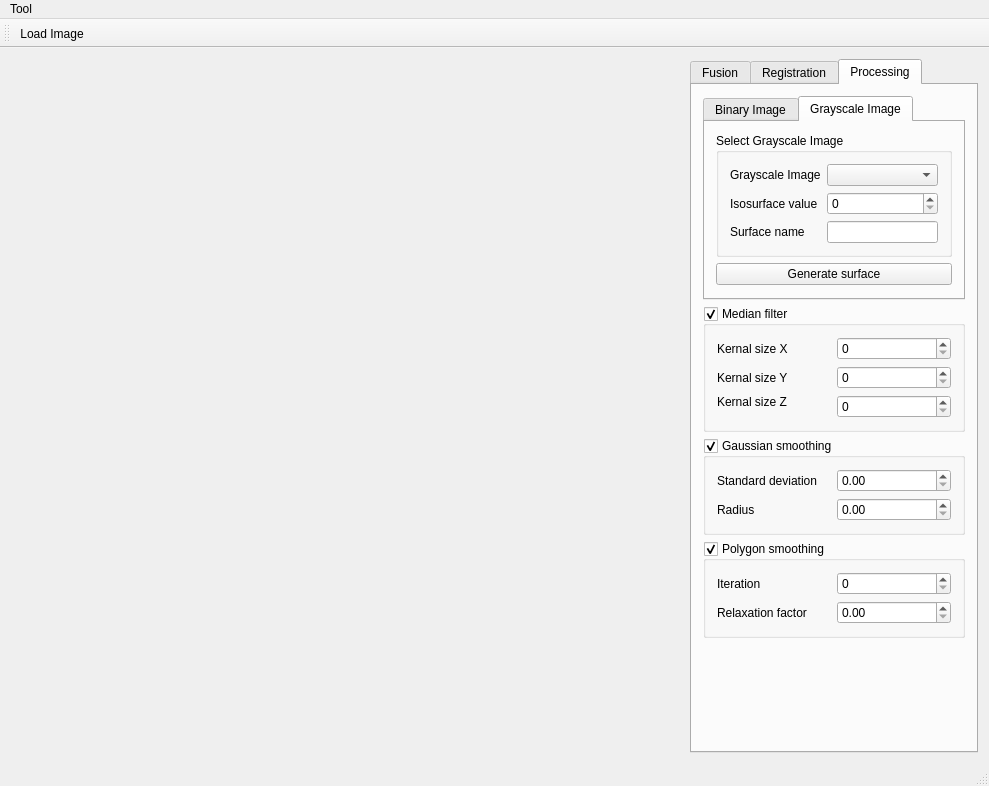
<?xml version="1.0" encoding="UTF-8"?>
<ui version="4.0">
 <class>MainWindow</class>
 <widget class="QMainWindow" name="MainWindow">
  <property name="geometry">
   <rect>
    <x>0</x>
    <y>0</y>
    <width>989</width>
    <height>786</height>
   </rect>
  </property>
  <property name="windowTitle">
   <string>MainWindow</string>
  </property>
  <widget class="QWidget" name="centralWidget">
   <property name="sizePolicy">
    <sizepolicy hsizetype="Expanding" vsizetype="Expanding">
     <horstretch>0</horstretch>
     <verstretch>0</verstretch>
    </sizepolicy>
   </property>
   <layout class="QGridLayout" name="gridLayout">
    <item row="0" column="2" rowspan="2">
     <widget class="QTabWidget" name="tabWidget">
      <property name="enabled">
       <bool>true</bool>
      </property>
      <property name="sizePolicy">
       <sizepolicy hsizetype="Fixed" vsizetype="Expanding">
        <horstretch>0</horstretch>
        <verstretch>0</verstretch>
       </sizepolicy>
      </property>
      <property name="currentIndex">
       <number>2</number>
      </property>
      <widget class="QWidget" name="tab_fusion">
       <attribute name="title">
        <string>Fusion</string>
       </attribute>
       <layout class="QVBoxLayout" name="verticalLayout_2">
        <item>
         <widget class="QGroupBox" name="groupBox_3">
          <property name="sizePolicy">
           <sizepolicy hsizetype="Preferred" vsizetype="Fixed">
            <horstretch>0</horstretch>
            <verstretch>0</verstretch>
           </sizepolicy>
          </property>
          <property name="title">
           <string>Algorithm Parameters</string>
          </property>
          <layout class="QGridLayout" name="gridLayout_4">
           <item row="0" column="0">
            <widget class="QLabel" name="label_8">
             <property name="text">
              <string>Iterations</string>
             </property>
            </widget>
           </item>
           <item row="0" column="1">
            <widget class="QSpinBox" name="in_algo_0_iterations"/>
           </item>
           <item row="1" column="0">
            <widget class="QLabel" name="label_9">
             <property name="text">
              <string>Maximum step length</string>
             </property>
            </widget>
           </item>
           <item row="1" column="1">
            <widget class="QDoubleSpinBox" name="in_algo_1_max_step"/>
           </item>
           <item row="2" column="0">
            <widget class="QLabel" name="label_10">
             <property name="text">
              <string>Minimum step length</string>
             </property>
            </widget>
           </item>
           <item row="2" column="1">
            <widget class="QDoubleSpinBox" name="in_algo_2_min_step"/>
           </item>
           <item row="3" column="0">
            <widget class="QLabel" name="label_11">
             <property name="text">
              <string>Relaxation factor</string>
             </property>
            </widget>
           </item>
           <item row="3" column="1">
            <widget class="QDoubleSpinBox" name="in_algo_3_relax_factor"/>
           </item>
           <item row="4" column="0">
            <widget class="QLabel" name="label_12">
             <property name="text">
              <string>Number of samples</string>
             </property>
            </widget>
           </item>
           <item row="4" column="1">
            <widget class="QSpinBox" name="in_algo_4_sample_nums"/>
           </item>
           <item row="5" column="0">
            <widget class="QLabel" name="label_13">
             <property name="text">
              <string>Default pixel value</string>
             </property>
            </widget>
           </item>
           <item row="5" column="1">
            <widget class="QSpinBox" name="in_algo_5_default_pixel_value"/>
           </item>
          </layout>
         </widget>
        </item>
        <item>
         <widget class="QGroupBox" name="groupBox_4">
          <property name="sizePolicy">
           <sizepolicy hsizetype="Preferred" vsizetype="Fixed">
            <horstretch>0</horstretch>
            <verstretch>0</verstretch>
           </sizepolicy>
          </property>
          <property name="title">
           <string>Image Fusion</string>
          </property>
          <layout class="QGridLayout" name="gridLayout_5">
           <item row="8" column="1">
            <widget class="QLineEdit" name="in_fusion_3_fused_img_name"/>
           </item>
           <item row="0" column="0">
            <widget class="QLabel" name="label_14">
             <property name="text">
              <string>Blend image 0</string>
             </property>
            </widget>
           </item>
           <item row="0" column="1">
            <widget class="QComboBox" name="in_fusion_0_img0"/>
           </item>
           <item row="6" column="1">
            <widget class="QSlider" name="in_fusion_2_opacity">
             <property name="orientation">
              <enum>Qt::Horizontal</enum>
             </property>
            </widget>
           </item>
           <item row="5" column="0" colspan="2">
            <widget class="QLabel" name="label_16">
             <property name="text">
              <string>Set image opacity of image 0:</string>
             </property>
            </widget>
           </item>
           <item row="8" column="0">
            <widget class="QLabel" name="label_17">
             <property name="text">
              <string>Fused image name</string>
             </property>
            </widget>
           </item>
           <item row="2" column="1">
            <widget class="QComboBox" name="in_fusion_1_img1"/>
           </item>
           <item row="2" column="0">
            <widget class="QLabel" name="label_15">
             <property name="text">
              <string>Blend image 1</string>
             </property>
            </widget>
           </item>
           <item row="6" column="0">
            <widget class="QLabel" name="out_fusion_0_opacity">
             <property name="text">
              <string>image 0:</string>
             </property>
            </widget>
           </item>
          </layout>
         </widget>
        </item>
        <item alignment="Qt::AlignTop">
         <widget class="QPushButton" name="pushButton_4">
          <property name="text">
           <string>Start Fusion</string>
          </property>
         </widget>
        </item>
       </layout>
      </widget>
      <widget class="QWidget" name="tab_registration">
       <property name="sizePolicy">
        <sizepolicy hsizetype="Preferred" vsizetype="Expanding">
         <horstretch>0</horstretch>
         <verstretch>0</verstretch>
        </sizepolicy>
       </property>
       <attribute name="title">
        <string>Registration</string>
       </attribute>
       <layout class="QVBoxLayout" name="verticalLayout_4">
        <item alignment="Qt::AlignTop">
         <widget class="QGroupBox" name="groupBox_5">
          <property name="sizePolicy">
           <sizepolicy hsizetype="Preferred" vsizetype="Fixed">
            <horstretch>0</horstretch>
            <verstretch>0</verstretch>
           </sizepolicy>
          </property>
          <property name="title">
           <string>Load Image</string>
          </property>
          <layout class="QGridLayout" name="gridLayout_2">
           <item row="0" column="0">
            <widget class="QLabel" name="label_18">
             <property name="text">
              <string>Fixed image name</string>
             </property>
            </widget>
           </item>
           <item row="0" column="1" colspan="2">
            <widget class="QLineEdit" name="in_registration_0_fixed_img_name"/>
           </item>
           <item row="1" column="0">
            <widget class="QLabel" name="label_20">
             <property name="text">
              <string>Moving image name</string>
             </property>
            </widget>
           </item>
           <item row="1" column="1" colspan="2">
            <widget class="QLineEdit" name="in_registration_1_moving_img_name"/>
           </item>
           <item row="2" column="0" colspan="2">
            <widget class="QPushButton" name="pushButton_5">
             <property name="text">
              <string>Load Fixed Image</string>
             </property>
            </widget>
           </item>
           <item row="2" column="2">
            <widget class="QPushButton" name="pushButton_6">
             <property name="text">
              <string>Load Moving Image</string>
             </property>
            </widget>
           </item>
          </layout>
         </widget>
        </item>
        <item alignment="Qt::AlignTop">
         <widget class="QGroupBox" name="groupBox_6">
          <property name="sizePolicy">
           <sizepolicy hsizetype="Preferred" vsizetype="Fixed">
            <horstretch>0</horstretch>
            <verstretch>0</verstretch>
           </sizepolicy>
          </property>
          <property name="title">
           <string>Image Selection</string>
          </property>
          <layout class="QGridLayout" name="gridLayout_7">
           <item row="0" column="0">
            <widget class="QLabel" name="label_21">
             <property name="text">
              <string>Fixed image</string>
             </property>
            </widget>
           </item>
           <item row="0" column="1">
            <widget class="QComboBox" name="in_registration_3_fixed_img"/>
           </item>
           <item row="1" column="0">
            <widget class="QLabel" name="label_22">
             <property name="text">
              <string>Moving Image</string>
             </property>
            </widget>
           </item>
           <item row="1" column="1">
            <widget class="QComboBox" name="in_registration_4_moving_img"/>
           </item>
           <item row="2" column="0">
            <widget class="QLabel" name="label_23">
             <property name="text">
              <string>Registration type</string>
             </property>
            </widget>
           </item>
           <item row="2" column="1">
            <widget class="QComboBox" name="in_registration_4_regi_type">
             <item>
              <property name="text">
               <string>Rigid 3D</string>
              </property>
             </item>
            </widget>
           </item>
           <item row="3" column="0">
            <widget class="QLabel" name="label_24">
             <property name="text">
              <string>Metrics type</string>
             </property>
            </widget>
           </item>
           <item row="3" column="1">
            <widget class="QComboBox" name="in_registration_5_metrics_type">
             <item>
              <property name="text">
               <string>Mutual Information</string>
              </property>
             </item>
            </widget>
           </item>
          </layout>
         </widget>
        </item>
        <item alignment="Qt::AlignTop">
         <widget class="QPushButton" name="pushButton_7">
          <property name="sizePolicy">
           <sizepolicy hsizetype="Preferred" vsizetype="Fixed">
            <horstretch>0</horstretch>
            <verstretch>0</verstretch>
           </sizepolicy>
          </property>
          <property name="text">
           <string>Start Registration</string>
          </property>
         </widget>
        </item>
        <item>
         <layout class="QHBoxLayout" name="horizontalLayout">
          <property name="sizeConstraint">
           <enum>QLayout::SetMinimumSize</enum>
          </property>
          <item>
           <widget class="QProgressBar" name="out_registration_progress_bar">
            <property name="value">
             <number>24</number>
            </property>
           </widget>
          </item>
          <item>
           <widget class="QLabel" name="out_registration_progress_percent">
            <property name="sizePolicy">
             <sizepolicy hsizetype="Preferred" vsizetype="Fixed">
              <horstretch>0</horstretch>
              <verstretch>0</verstretch>
             </sizepolicy>
            </property>
            <property name="text">
             <string>50%</string>
            </property>
           </widget>
          </item>
         </layout>
        </item>
       </layout>
      </widget>
      <widget class="QWidget" name="tab_processing">
       <attribute name="title">
        <string>Processing</string>
       </attribute>
       <layout class="QVBoxLayout" name="verticalLayout">
        <item>
         <widget class="QTabWidget" name="tabWidget_2">
          <property name="sizePolicy">
           <sizepolicy hsizetype="Preferred" vsizetype="Fixed">
            <horstretch>0</horstretch>
            <verstretch>0</verstretch>
           </sizepolicy>
          </property>
          <property name="currentIndex">
           <number>1</number>
          </property>
          <widget class="QWidget" name="tab_5">
           <attribute name="title">
            <string>Binary Image</string>
           </attribute>
          </widget>
          <widget class="QWidget" name="tab_4">
           <attribute name="title">
            <string>Grayscale Image</string>
           </attribute>
           <layout class="QVBoxLayout" name="verticalLayout_3">
            <item>
             <widget class="QGroupBox" name="groupBox">
              <property name="sizePolicy">
               <sizepolicy hsizetype="Preferred" vsizetype="Fixed">
                <horstretch>0</horstretch>
                <verstretch>0</verstretch>
               </sizepolicy>
              </property>
              <property name="title">
               <string>Select Grayscale Image</string>
              </property>
              <layout class="QGridLayout" name="gridLayout_3">
               <item row="0" column="0">
                <widget class="QLabel" name="label">
                 <property name="text">
                  <string>Grayscale Image</string>
                 </property>
                </widget>
               </item>
               <item row="0" column="1">
                <widget class="QComboBox" name="in_gray_0_img"/>
               </item>
               <item row="1" column="0">
                <widget class="QLabel" name="label_2">
                 <property name="text">
                  <string>Isosurface value</string>
                 </property>
                </widget>
               </item>
               <item row="1" column="1">
                <widget class="QSpinBox" name="in_gray_1_isosurface_value"/>
               </item>
               <item row="2" column="0">
                <widget class="QLabel" name="label_3">
                 <property name="text">
                  <string>Surface name</string>
                 </property>
                </widget>
               </item>
               <item row="2" column="1">
                <widget class="QLineEdit" name="in_gray_2_surface_name"/>
               </item>
              </layout>
             </widget>
            </item>
            <item>
             <widget class="QPushButton" name="pushButton">
              <property name="text">
               <string>Generate surface</string>
              </property>
             </widget>
            </item>
           </layout>
          </widget>
         </widget>
        </item>
        <item>
         <widget class="QGroupBox" name="groupBox_2">
          <property name="sizePolicy">
           <sizepolicy hsizetype="Preferred" vsizetype="Fixed">
            <horstretch>0</horstretch>
            <verstretch>0</verstretch>
           </sizepolicy>
          </property>
          <property name="title">
           <string>Median filter</string>
          </property>
          <property name="checkable">
           <bool>true</bool>
          </property>
          <layout class="QGridLayout" name="gridLayout_6">
           <item row="0" column="0">
            <widget class="QLabel" name="label_4">
             <property name="text">
              <string>Kernal size X</string>
             </property>
            </widget>
           </item>
           <item row="0" column="1">
            <widget class="QSpinBox" name="in_median_0_x"/>
           </item>
           <item row="1" column="0">
            <widget class="QLabel" name="label_5">
             <property name="text">
              <string>Kernal size Y</string>
             </property>
            </widget>
           </item>
           <item row="1" column="1">
            <widget class="QSpinBox" name="in_median_1_y"/>
           </item>
           <item row="2" column="0" alignment="Qt::AlignTop">
            <widget class="QLabel" name="label_6">
             <property name="text">
              <string>Kernal size Z</string>
             </property>
            </widget>
           </item>
           <item row="2" column="1">
            <widget class="QSpinBox" name="in_median_2_z"/>
           </item>
          </layout>
         </widget>
        </item>
        <item>
         <widget class="QGroupBox" name="groupBox_7">
          <property name="sizePolicy">
           <sizepolicy hsizetype="Preferred" vsizetype="Fixed">
            <horstretch>0</horstretch>
            <verstretch>0</verstretch>
           </sizepolicy>
          </property>
          <property name="title">
           <string>Gaussian smoothing</string>
          </property>
          <property name="checkable">
           <bool>true</bool>
          </property>
          <layout class="QGridLayout" name="gridLayout_9">
           <item row="0" column="0">
            <widget class="QLabel" name="label_7">
             <property name="text">
              <string>Standard deviation</string>
             </property>
            </widget>
           </item>
           <item row="0" column="1">
            <widget class="QDoubleSpinBox" name="in_gauss_0_std_deviation"/>
           </item>
           <item row="1" column="0">
            <widget class="QLabel" name="label_26">
             <property name="text">
              <string>Radius</string>
             </property>
            </widget>
           </item>
           <item row="1" column="1">
            <widget class="QDoubleSpinBox" name="in_gauss_1_radius"/>
           </item>
          </layout>
         </widget>
        </item>
        <item alignment="Qt::AlignTop">
         <widget class="QGroupBox" name="groupBox_8">
          <property name="sizePolicy">
           <sizepolicy hsizetype="Preferred" vsizetype="Fixed">
            <horstretch>0</horstretch>
            <verstretch>0</verstretch>
           </sizepolicy>
          </property>
          <property name="title">
           <string>Polygon smoothing</string>
          </property>
          <property name="checkable">
           <bool>true</bool>
          </property>
          <layout class="QGridLayout" name="gridLayout_10">
           <item row="0" column="0">
            <widget class="QLabel" name="label_27">
             <property name="text">
              <string>Iteration</string>
             </property>
            </widget>
           </item>
           <item row="0" column="1">
            <widget class="QSpinBox" name="in_polygon_0_iteration"/>
           </item>
           <item row="1" column="0">
            <widget class="QLabel" name="label_28">
             <property name="text">
              <string>Relaxation factor</string>
             </property>
            </widget>
           </item>
           <item row="1" column="1">
            <widget class="QDoubleSpinBox" name="in_polygon_1_relaxation_factor"/>
           </item>
          </layout>
         </widget>
        </item>
       </layout>
      </widget>
     </widget>
    </item>
    <item row="0" column="1">
     <widget class="QVTKWidget" name="view2" native="true"/>
    </item>
    <item row="1" column="0">
     <widget class="QVTKWidget" name="view3" native="true"/>
    </item>
    <item row="1" column="1">
     <widget class="QVTKWidget" name="view4" native="true"/>
    </item>
    <item row="0" column="0">
     <widget class="QVTKWidget" name="view1" native="true"/>
    </item>
   </layout>
  </widget>
  <widget class="QMenuBar" name="menuBar">
   <property name="geometry">
    <rect>
     <x>0</x>
     <y>0</y>
     <width>989</width>
     <height>26</height>
    </rect>
   </property>
   <widget class="QMenu" name="menuTool">
    <property name="title">
     <string>Tool</string>
    </property>
    <addaction name="actionLoadImage"/>
   </widget>
   <addaction name="menuTool"/>
  </widget>
  <widget class="QToolBar" name="mainToolBar">
   <attribute name="toolBarArea">
    <enum>TopToolBarArea</enum>
   </attribute>
   <attribute name="toolBarBreak">
    <bool>false</bool>
   </attribute>
   <addaction name="actionLoadImage"/>
  </widget>
  <widget class="QStatusBar" name="statusBar"/>
  <action name="actionLoadImage">
   <property name="text">
    <string>Load Image</string>
   </property>
  </action>
 </widget>
 <layoutdefault spacing="6" margin="11"/>
 <customwidgets>
  <customwidget>
   <class>QVTKWidget</class>
   <extends>QWidget</extends>
   <header location="global">QVTKWidget</header>
   <container>1</container>
  </customwidget>
 </customwidgets>
 <resources/>
 <connections/>
</ui>
